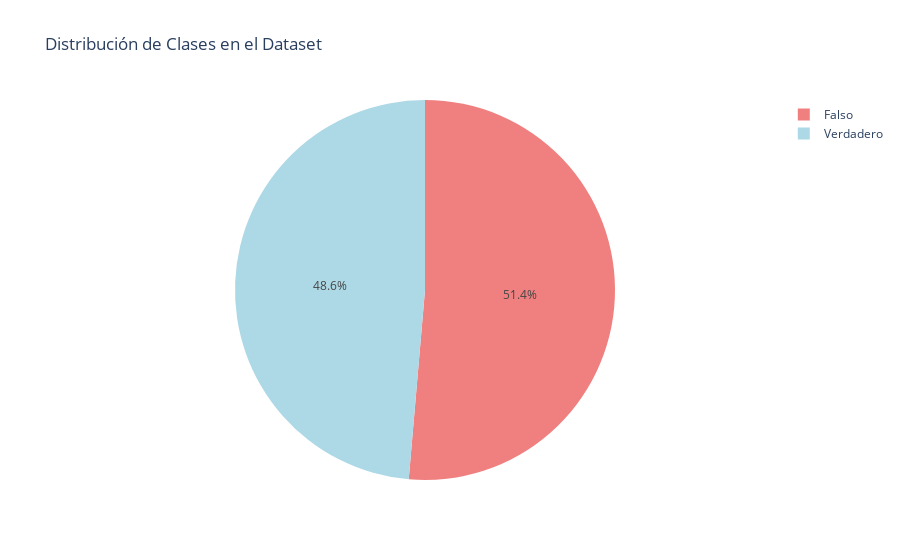
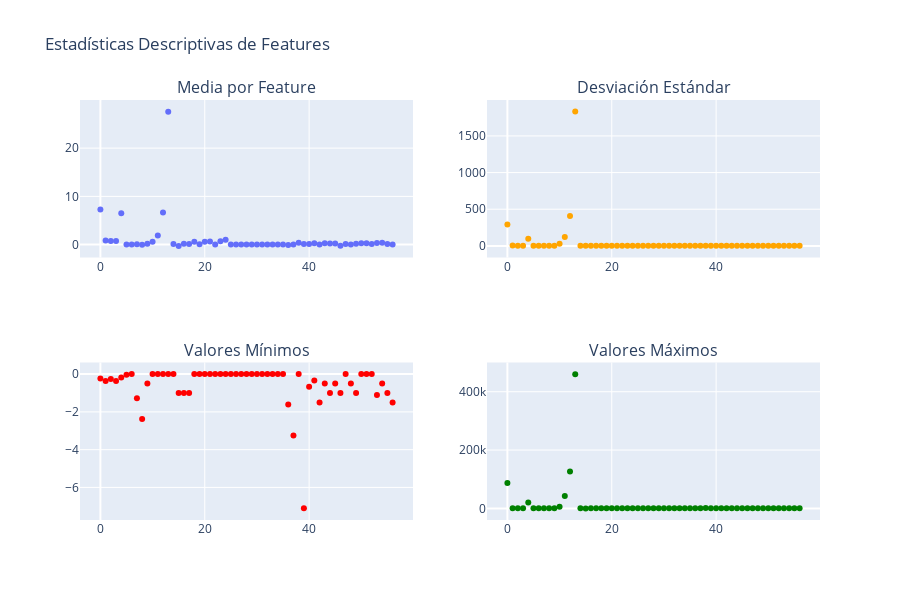

Here is the notebook cell these charts were saved with, in order:
### Code cell
# Cargar datos procesados
print("Cargando datos procesados...")

df = pd.read_csv('../processed_data/dataset_features_processed.csv')
print(f"Dataset cargado: {df.shape[0]:,} filas, {df.shape[1]} columnas")

# Separar features y target
X = df.drop('BinaryNumTarget', axis=1)
y = df['BinaryNumTarget']

print(f"Features: {X.shape[1]}")
print(f"Distribución de clases:")
class_dist = y.value_counts(normalize=True)
for clase, prop in class_dist.items():
    label = "Falso" if clase == 0 else "Verdadero"
    print(f"  {label}: {prop:.3f} ({y.value_counts()[clase]:,} muestras)")

# Verificar que no hay valores faltantes
missing = X.isnull().sum().sum()
print(f"Valores faltantes: {missing}")

# Mostrar algunas estadísticas básicas
print(f"\nRango de valores en X:")
print(f"  Mínimo: {X.min().min():.3f}")
print(f"  Máximo: {X.max().max():.3f}")
print(f"  Media general: {X.mean().mean():.3f}")

# Visualización interactiva de la distribución de clases
fig_clases = px.pie(
    values=y.value_counts().values,
    names=['Falso', 'Verdadero'],
    title="Distribución de Clases en el Dataset",
    color_discrete_sequence=['lightcoral', 'lightblue']
)
fig_clases.show()

# Visualización de estadísticas básicas de features
stats_df = pd.DataFrame({
    'Feature': X.columns,
    'Mean': X.mean(),
    'Std': X.std(),
    'Min': X.min(),
    'Max': X.max()
}).reset_index(drop=True)

# Gráfico interactivo de estadísticas
fig_stats = make_subplots(
    rows=2, cols=2,
    subplot_titles=('Media por Feature', 'Desviación Estándar', 'Valores Mínimos', 'Valores Máximos'),
    specs=[[{"secondary_y": False}, {"secondary_y": False}],
           [{"secondary_y": False}, {"secondary_y": False}]]
)

# Media
fig_stats.add_trace(
    go.Scatter(x=list(range(len(stats_df))), y=stats_df['Mean'], 
               mode='markers', name='Media', showlegend=False),
    row=1, col=1
)

# Std
fig_stats.add_trace(
    go.Scatter(x=list(range(len(stats_df))), y=stats_df['Std'], 
               mode='markers', name='Std', showlegend=False, marker_color='orange'),
    row=1, col=2
)

# Min
fig_stats.add_trace(
    go.Scatter(x=list(range(len(stats_df))), y=stats_df['Min'], 
               mode='markers', name='Min', showlegend=False, marker_color='red'),
    row=2, col=1
)

# Max
fig_stats.add_trace(
    go.Scatter(x=list(range(len(stats_df))), y=stats_df['Max'], 
               mode='markers', name='Max', showlegend=False, marker_color='green'),
    row=2, col=2
)

fig_stats.update_layout(
    title="Estadísticas Descriptivas de Features",
    height=600,
    showlegend=False
)
fig_stats.show()

### Figure 1 — Plotly figure (JSON) as saved in the notebook; plotly's stock layout.template omitted (floating-point values rounded to 4 significant figures)
{"data": [{"domain": {"x": [0, 1], "y": [0, 1]}, "hovertemplate": "label=%{label}<br>value=%{value}<extra></extra>", "labels": ["Falso", "Verdadero"], "legendgroup": "", "name": "", "showlegend": true, "type": "pie", "values": [68930, 65268]}], "layout": {"legend": {"tracegroupgap": 0}, "piecolorway": ["lightcoral", "lightblue"], "title": {"text": "Distribución de Clases en el Dataset"}}}

### Figure 2 — Plotly figure (JSON) as saved in the notebook; plotly's stock layout.template omitted (floating-point values rounded to 4 significant figures)
{"data": [{"mode": "markers", "name": "Media", "showlegend": false, "type": "scatter", "x": [0, 1, 2, 3, 4, 5, 6, 7, 8, 9, 10, 11, 12, 13, 14, 15, 16, 17, 18, 19, 20, 21, 22, 23, 24, 25, 26, 27, 28, 29, 30, 31, 32, 33, 34, 35, 36, 37, 38, 39, 40, 41, 42, 43, 44, 45, 46, 47, 48, 49, 50, 51, 52, 53, 54, 55, 56], "xaxis": "x", "y": [7.278, 0.8514, 0.7648, 0.7592, 6.482, 0.02911, 0.03236, 0.06359, -0.0529, 0.1945, 0.5734, 1.914, 6.674, 27.57, 0.1047, -0.2623, 0.1828, 0.1471, 0.5999, 0.06741, 0.6127, 0.6658, 0.02952, 0.7164, 1.002, 0.03064, 0.01243, 0.003352, 0.005265, 0.006839, 0.002607, 0.005662, 0.009771, 0.008517, 0.002396, 0.001011, -0.08358, 0.01551, 0.3999, 0.1207, 0.1508, 0.2707, 0.01715, 0.2879, 0.2065, 0.2479, -0.2114, 0.1356, 0.001747, 0.1831, 0.2594, 0.3072, 0.1215, 0.3147, 0.3899, 0.1248, 0.03133], "yaxis": "y"}, {"marker": {"color": "orange"}, "mode": "markers", "name": "Std", "showlegend": false, "type": "scatter", "x": [0, 1, 2, 3, 4, 5, 6, 7, 8, 9, 10, 11, 12, 13, 14, 15, 16, 17, 18, 19, 20, 21, 22, 23, 24, 25, 26, 27, 28, 29, 30, 31, 32, 33, 34, 35, 36, 37, 38, 39, 40, 41, 42, 43, 44, 45, 46, 47, 48, 49, 50, 51, 52, 53, 54, 55, 56], "xaxis": "x2", "y": [291.1, 4.491, 2.138, 2.46, 98.48, 0.1678, 0.1769, 0.7939, 0.7818, 0.7358, 28.44, 122.0, 406.5, 1831.0, 0.4587, 0.4399, 0.6758, 0.8265, 0.8291, 0.1655, 1.092, 0.8944, 0.1069, 1.442, 2.094, 0.1169, 0.07088, 0.03752, 0.04869, 0.05351, 0.0324, 0.04683, 0.07022, 0.06258, 0.03076, 0.01959, 0.5915, 0.7612, 2.795, 0.9858, 0.6831, 0.579, 1.006, 0.7732, 0.7319, 0.8197, 0.9612, 0.3792, 0.5434, 1.07, 0.904, 0.7744, 0.4539, 1.729, 1.669, 1.456, 0.6875], "yaxis": "y2"}, {"marker": {"color": "red"}, "mode": "markers", "name": "Min", "showlegend": false, "type": "scatter", "x": [0, 1, 2, 3, 4, 5, 6, 7, 8, 9, 10, 11, 12, 13, 14, 15, 16, 17, 18, 19, 20, 21, 22, 23, 24, 25, 26, 27, 28, 29, 30, 31, 32, 33, 34, 35, 36, 37, 38, 39, 40, 41, 42, 43, 44, 45, 46, 47, 48, 49, 50, 51, 52, 53, 54, 55, 56], "xaxis": "x3", "y": [-0.2355, -0.3639, -0.2604, -0.3609, -0.1818, -0.03, 0.0, -1.283, -2.372, -0.5, 0.0, 0.0, 0.0, 0.0, 0.0, -1.0, -1.0, -1.0, 0.0, 0.0, 0.0, 0.0, 0.0, 0.0, 0.0, 0.0, 0.0, 0.0, 0.0, 0.0, 0.0, 0.0, 0.0, 0.0, 0.0, 0.0, -1.609, -3.25, 0.0, -7.11, -0.6667, -0.3333, -1.5, -0.5, -1.0, -0.5, -1.0, 0.0, -0.5, -1.0, 0.0, 0.0, 0.0, -1.111, -0.5, -1.0, -1.5], "yaxis": "y3"}, {"marker": {"color": "green"}, "mode": "markers", "name": "Max", "showlegend": false, "type": "scatter", "x": [0, 1, 2, 3, 4, 5, 6, 7, 8, 9, 10, 11, 12, 13, 14, 15, 16, 17, 18, 19, 20, 21, 22, 23, 24, 25, 26, 27, 28, 29, 30, 31, 32, 33, 34, 35, 36, 37, 38, 39, 40, 41, 42, 43, 44, 45, 46, 47, 48, 49, 50, 51, 52, 53, 54, 55, 56], "xaxis": "x4", "y": [86890.0, 376.3, 54.61, 96.56, 20200.0, 0.97, 1.0, 2.035, 3.857, 5.5, 5913.0, 42070.0, 126100.0, 460300.0, 12.0, 0.0, 3.5, 9.667, 3.0, 1.0, 4.5, 3.0, 1.0, 7.0, 11.0, 1.0, 1.0, 1.0, 1.0, 1.0, 1.0, 1.0, 1.0, 1.0, 1.0, 1.0, 3.174, 33.0, 999.0, 99.14, 4.667, 4.667, 7.0, 5.5, 3.667, 6.5, 7.0, 5.0, 6.0, 24.0, 66.0, 43.0, 13.0, 26.67, 34.0, 22.5, 10.21], "yaxis": "y4"}], "layout": {"annotations": [{"font": {"size": 16}, "showarrow": false, "text": "Media por Feature", "x": 0.225, "xanchor": "center", "xref": "paper", "y": 1, "yanchor": "bottom", "yref": "paper"}, {"font": {"size": 16}, "showarrow": false, "text": "Desviación Estándar", "x": 0.775, "xanchor": "center", "xref": "paper", "y": 1, "yanchor": "bottom", "yref": "paper"}, {"font": {"size": 16}, "showarrow": false, "text": "Valores Mínimos", "x": 0.225, "xanchor": "center", "xref": "paper", "y": 0.375, "yanchor": "bottom", "yref": "paper"}, {"font": {"size": 16}, "showarrow": false, "text": "Valores Máximos", "x": 0.775, "xanchor": "center", "xref": "paper", "y": 0.375, "yanchor": "bottom", "yref": "paper"}], "height": 600, "showlegend": false, "title": {"text": "Estadísticas Descriptivas de Features"}, "xaxis": {"anchor": "y", "domain": [0, 0.45]}, "xaxis2": {"anchor": "y2", "domain": [0.55, 1]}, "xaxis3": {"anchor": "y3", "domain": [0, 0.45]}, "xaxis4": {"anchor": "y4", "domain": [0.55, 1]}, "yaxis": {"anchor": "x", "domain": [0.625, 1]}, "yaxis2": {"anchor": "x2", "domain": [0.625, 1]}, "yaxis3": {"anchor": "x3", "domain": [0, 0.375]}, "yaxis4": {"anchor": "x4", "domain": [0, 0.375]}}}
